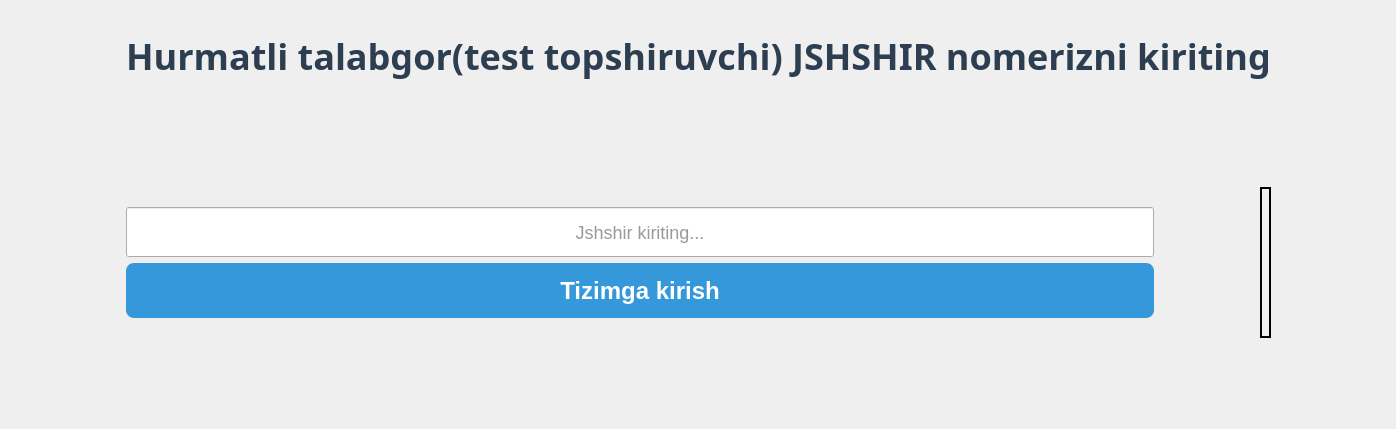
      <widget class="QWidget" name="page_pinfl">
       <layout class="QGridLayout" name="gridLayout">
        <item row="0" column="1">
         <spacer name="verticalSpacer_2">
          <property name="orientation">
           <enum>Qt::Vertical</enum>
          </property>
          <property name="sizeType">
           <enum>QSizePolicy::Preferred</enum>
          </property>
          <property name="sizeHint" stdset="0">
           <size>
            <width>20</width>
            <height>20</height>
           </size>
          </property>
         </spacer>
        </item>
        <item row="1" column="0">
         <spacer name="horizontalSpacer">
          <property name="orientation">
           <enum>Qt::Horizontal</enum>
          </property>
          <property name="sizeHint" stdset="0">
           <size>
            <width>115</width>
            <height>20</height>
           </size>
          </property>
         </spacer>
        </item>
        <item row="1" column="1" colspan="2">
         <layout class="QVBoxLayout" name="verticalLayout_5">
          <item>
           <widget class="QLabel" name="label">
            <property name="font">
             <font>
              <family>Segoe UI,Arial</family>
              <pointsize>-1</pointsize>
              <weight>75</weight>
              <bold>true</bold>
             </font>
            </property>
            <property name="styleSheet">
             <string notr="true">QLabel {
    color: #2c3e50;
    font-size: 36px;
    font-weight: bold;
    font-family: &quot;Segoe UI&quot;, &quot;Arial&quot;;
}</string>
            </property>
            <property name="frameShape">
             <enum>QFrame::NoFrame</enum>
            </property>
            <property name="text">
             <string>Hurmatli talabgor(test topshiruvchi) JSHSHIR nomerizni kiriting</string>
            </property>
            <property name="textFormat">
             <enum>Qt::PlainText</enum>
            </property>
            <property name="scaledContents">
             <bool>true</bool>
            </property>
            <property name="alignment">
             <set>Qt::AlignCenter</set>
            </property>
           </widget>
          </item>
          <item>
           <spacer name="verticalSpacer">
            <property name="orientation">
             <enum>Qt::Vertical</enum>
            </property>
            <property name="sizeType">
             <enum>QSizePolicy::Fixed</enum>
            </property>
            <property name="sizeHint" stdset="0">
             <size>
              <width>20</width>
              <height>100</height>
             </size>
            </property>
           </spacer>
          </item>
          <item>
           <layout class="QHBoxLayout" name="horizontalLayout">
            <item>
             <layout class="QVBoxLayout" name="verticalLayout_3">
              <item>
               <widget class="QLabel" name="label_10">
                <property name="text">
                 <string/>
                </property>
               </widget>
              </item>
              <item>
               <layout class="QVBoxLayout" name="verticalLayout">
                <item>
                 <widget class="QLineEdit" name="input_pinfl">
                  <property name="sizePolicy">
                   <sizepolicy hsizetype="Expanding" vsizetype="Fixed">
                    <horstretch>0</horstretch>
                    <verstretch>0</verstretch>
                   </sizepolicy>
                  </property>
                  <property name="minimumSize">
                   <size>
                    <width>0</width>
                    <height>50</height>
                   </size>
                  </property>
                  <property name="font">
                   <font>
                    <pointsize>-1</pointsize>
                   </font>
                  </property>
                  <property name="tabletTracking">
                   <bool>false</bool>
                  </property>
                  <property name="styleSheet">
                   <string notr="true">QLineEdit {
        font-size: 18px;
        color: #333;
    }

    QLineEdit:focus {
        border: 2px solid #0078d7;
        background-color: #ffffff;
        color: #000000;
    }</string>
                  </property>
                  <property name="inputMask">
                   <string/>
                  </property>
                  <property name="text">
                   <string/>
                  </property>
                  <property name="maxLength">
                   <number>14</number>
                  </property>
                  <property name="alignment">
                   <set>Qt::AlignCenter</set>
                  </property>
                  <property name="dragEnabled">
                   <bool>true</bool>
                  </property>
                  <property name="placeholderText">
                   <string notr="true">Jshshir kiriting...</string>
                  </property>
                 </widget>
                </item>
                <item>
                 <widget class="QPushButton" name="btn_check_im">
                  <property name="minimumSize">
                   <size>
                    <width>0</width>
                    <height>55</height>
                   </size>
                  </property>
                  <property name="font">
                   <font>
                    <pointsize>-1</pointsize>
                    <weight>75</weight>
                    <bold>true</bold>
                   </font>
                  </property>
                  <property name="styleSheet">
                   <string notr="true">QPushButton {
    background-color: #3498db;
    color: white;
    border: none;
    border-radius: 8px;
    padding: 8px 16px;
    font-size: 24px;
    font-weight: bold;
}

QPushButton:hover {
    background-color: #2980b9;
}

QPushButton:pressed {
    background-color: #1c6ea4;
    padding-left: 10px;
    padding-top: 10px;
}
</string>
                  </property>
                  <property name="text">
                   <string>Tizimga kirish</string>
                  </property>
                  <property name="icon">
                   <iconset theme="check">
                    <normaloff>.</normaloff>.</iconset>
                  </property>
                  <property name="autoDefault">
                   <bool>true</bool>
                  </property>
                  <property name="default">
                   <bool>true</bool>
                  </property>
                  <property name="flat">
                   <bool>false</bool>
                  </property>
                 </widget>
                </item>
               </layout>
              </item>
              <item>
               <widget class="QLabel" name="label_5">
                <property name="text">
                 <string/>
                </property>
               </widget>
              </item>
             </layout>
            </item>
            <item>
             <spacer name="horizontalSpacer_15">
              <property name="orientation">
               <enum>Qt::Horizontal</enum>
              </property>
              <property name="sizeType">
               <enum>QSizePolicy::Fixed</enum>
              </property>
              <property name="sizeHint" stdset="0">
               <size>
                <width>100</width>
                <height>20</height>
               </size>
              </property>
             </spacer>
            </item>
            <item>
             <widget class="QLabel" name="label_4">
              <property name="frameShape">
               <enum>QFrame::Panel</enum>
              </property>
              <property name="lineWidth">
               <number>2</number>
              </property>
              <property name="text">
               <string/>
              </property>
              <property name="pixmap">
               <pixmap>:/static/ps.png</pixmap>
              </property>
              <property name="scaledContents">
               <bool>true</bool>
              </property>
              <property name="alignment">
               <set>Qt::AlignCenter</set>
              </property>
              <property name="wordWrap">
               <bool>true</bool>
              </property>
              <property name="margin">
               <number>0</number>
              </property>
             </widget>
            </item>
           </layout>
          </item>
         </layout>
        </item>
        <item row="1" column="3">
         <spacer name="horizontalSpacer_2">
          <property name="orientation">
           <enum>Qt::Horizontal</enum>
          </property>
          <property name="sizeHint" stdset="0">
           <size>
            <width>114</width>
            <height>20</height>
           </size>
          </property>
         </spacer>
        </item>
        <item row="2" column="2">
         <spacer name="verticalSpacer_3">
          <property name="orientation">
           <enum>Qt::Vertical</enum>
          </property>
          <property name="sizeType">
           <enum>QSizePolicy::Preferred</enum>
          </property>
          <property name="sizeHint" stdset="0">
           <size>
            <width>20</width>
            <height>80</height>
           </size>
          </property>
         </spacer>
        </item>
       </layout>
      </widget>
